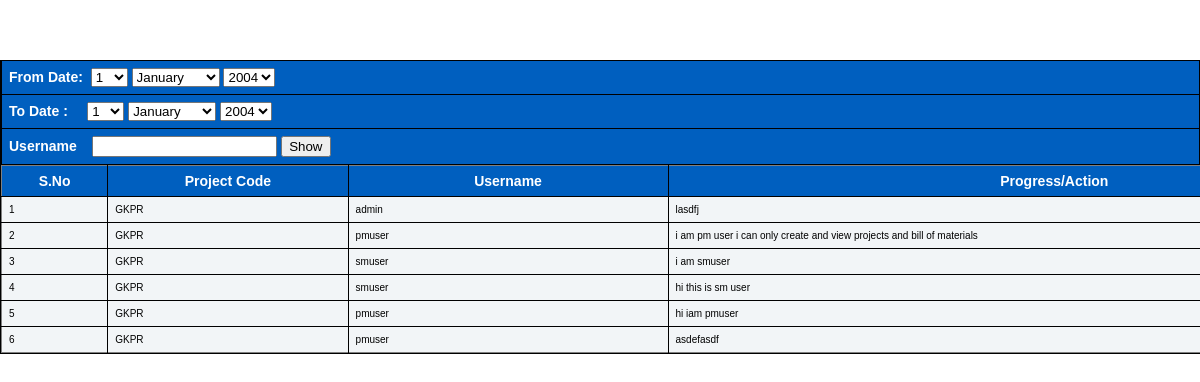
/usertrans.php?unm=1, run on the app's committed database.
### tables this page shows
CREATE TABLE IF NOT EXISTS `usertrans` (
  `trid` int(11) NOT NULL,
  `prid` varchar(18) NOT NULL,
  `uname` varchar(30) NOT NULL,
  `status` varchar(100) NOT NULL,
  `remark` varchar(100) NOT NULL,
  `date` date NOT NULL
);

### usertrans.php (the view, shortened to what this page needs)
<html>
<head>
</head>
<link href="css/style.css" rel="stylesheet" type="text/css" />
<link href="css/bomlist.css" rel="stylesheet" type="text/css" />
<body bgcolor="#f2f2f2">
					 <br/><br/><br/>
<div id="font15">
	<form name="form1" method="post" action="usertrans.php?show=1">
	<div class='CSSTableGenerator'>
		<table><tr><td>
	From Date: &nbsp;<select name="select3">
												  <option value="1">1</option><option value="2">2</option>
												</select>
										<select name="select1">
												  <option value="1">January</option>
												</select>
												<select name="select2">
											  <option value="2004">2004</option><option value="2005">2005</option>
											  </select>
											 </td></table>
											  <table border="0"><tr>
											 <td align="center" width="400" >  To  Date :&nbsp; &nbsp;&nbsp;
											  <select name="select4">
												  <option value="1">1</option><option value="2">2</option>
												</select>
										<select name="select5">
												  <option value="1">January</option>
												</select>
												 <select name="select6">
											  <option value="2004">2004</option><option value="2005">2005</option>
											  </select>
											  </td></tr></table>
											  	<table><tr><td>
													Username &nbsp;&nbsp;&nbsp;<input type="text" name="uname">
													<input type="submit" value="Show" name="button"></td>
													</tr></table>
											  		<?php
													if(isset($_GET["show"])==1) {
														$month = isset($_POST["select1"]) ? $_POST["select1"] : ' ';
														$year = isset($_POST["select2"]) ? $_POST["select2"] :' ';
														$sday = isset($_POST["select3"]) ? $_POST["select3"] :' ';
														$tomonth = isset($_POST["select5"]) ? $_POST["select5"] : ' ';
														$toyear = isset($_POST["select6"]) ? $_POST["select6"] :' ';
														$today = isset($_POST["select4"]) ? $_POST["select4"] :' ';
														$uname = isset($_POST["uname"]) ? $_POST["uname"] :' ';
													}else {
														$month = date("m");
														$year = date("Y");
														$sday = date("d");
														$today = date("d");
														$uname = " ";
													 }
				?>
<?php
														$date1 = $year."-".$month."-".$sday;
														$date2 = $year."-".$month."-".$today;
							echo "<table border='1' width='150%'><tr><td>S.No</td><td>Project Code</td><td>Username</td><td>Progress/Action</td><td>Date</td><td>Remarks</td></tr>";
						$sno = 0;
						if($uname==' '){
						$bomqry = mysql_query("select * from usertrans");
					}
					else {
						$bomqry = mysql_query("select * from usertrans where  date between '$date1' and '$date2' and uname='$uname'"); }
						while($getbomqry = mysql_fetch_array($bomqry)){
							$sno++;
							$user = isset($getbomqry["uname"])? $getbomqry["uname"] : '$uname' ;
							$status = isset($getbomqry["status"])? $getbomqry["status"] : '' ;
							$remark = isset($getbomqry["remark"])? $getbomqry["remark"] : '' ;
							$prid = isset($getbomqry["prid"])? $getbomqry["prid"] : '' ;
							$date = isset($getbomqry["date"])? $getbomqry["date"] : '' ;
							echo "<tr><td>".$sno."</td><td>".$prid."</td><td>".$user."</td><td>".$status."</td><td>".$date."</td><td>".$remark."</td></tr>";
						}
						?>
						</table></div></div>
</body>
</html>

### css/style.css (style rules this page uses)
html, body { margin : 0; padding : 0; }
body { color : #333; background :white ; width : 100%; font : 73% "lucida sans", "Trebuchet MS", Arial, Helvetica, Tahoma, sans-serif; }
#font15 { color:black; position:absolute; left:0px; top:60px; font-size:10px; }
form { float: right; margin-bottom: 20px; }

### css/bomlist.css (style rules this page uses)
.CSSTableGenerator { margin:0px;padding:0px; box-shadow: 0px 0px 0px #888888; border:1px solid #000000; -moz-border-radius-bottomleft:0px; -webkit-border-bottom-left-radius:0px; border-bottom-left-radius:0px; -moz-border-radius-bottomright:0px; -webkit-border-bottom-right-radius:0px; border-bottom-right-radius:0px; -moz-border-radius-topright:0px; -webkit-border-top-right-radius:0px; border-top-right-radius:0px; -moz-border-radius-topleft:0px; -webkit-border-top-left-radius:0px; border-top-left-radius:0px; }
.CSSTableGenerator table { border-collapse: collapse; border-spacing: 0; margin:0px;padding:0px; }
.CSSTableGenerator tr:last-child td:last-child { -moz-border-radius-bottomright:0px; -webkit-border-bottom-right-radius:0px; border-bottom-right-radius:0px; }
.CSSTableGenerator table tr:first-child td:first-child { -moz-border-radius-topleft:0px; -webkit-border-top-left-radius:0px; border-top-left-radius:0px; }
.CSSTableGenerator table tr:first-child td:last-child { -moz-border-radius-topright:0px; -webkit-border-top-right-radius:0px; border-top-right-radius:0px; }
.CSSTableGenerator tr:last-child td:first-child { -moz-border-radius-bottomleft:0px; -webkit-border-bottom-left-radius:0px; border-bottom-left-radius:0px; text-align:left; }
.CSSTableGenerator td:first-child { vertical-align:middle; background-color:#f2f5f7; border:1px solid #000000; border-width:0px 1px 1px 0px; text-align:left; padding:7px; font-size:10px; font-family:Arial; font-weight:normal; color:#000000; }
.CSSTableGenerator td { vertical-align:middle; background-color:#f2f5f7; border:1px solid #000000; border-width:0px 1px 1px 0px; text-align:center; width:1%; padding:7px; font-size:10px; font-family:Arial; font-weight:normal; color:#000000; }
.CSSTableGenerator tr:last-child td { border-width:0px 1px 0px 0px; }
.CSSTableGenerator tr td:last-child { border-width:0px 0px 1px 0px; }
.CSSTableGenerator tr:last-child td:last-child { border-width:0px 0px 0px 0px; }
.CSSTableGenerator tr:first-child td { background:-o-linear-gradient(bottom, #005fbf 5%, #005fbf 100%); background:-webkit-gradient( linear, left top, left bottom, color-stop(0.05, #005fbf), color-stop(1, #005fbf) ); background:-moz-linear-gradient( center top, #005fbf 5%, #005fbf 100% ); filter:progid:DXImageTransform.Microsoft.gradient(startColorstr="#005fbf", endColorstr="#005fbf"); background: -o-linear-gradient(top,#005fbf,005fbf); background-color:#005fbf; border:0px solid #000000; text-align:center; border-width:0px 0px 1px 1px; font-size:14px; font-family:Arial; font-weight:bold; color:#ffffff; }
.CSSTableGenerator tr:first-child td:first-child { border-width:0px 0px 1px 0px; }
.CSSTableGenerator tr:first-child td:last-child { border-width:0px 0px 1px 1px; }
.CSSTableGenerator td:nth-child(4) { vertical-align:middle; background-color:#f2f5f7; width:10%; border:1px solid #000000; border-width:0px 1px 1px 0px; text-align:left; padding:7px; font-size:10px; font-family:Arial; font-weight:normal; color:#000000; }
.CSSTableGenerator td:nth-child(2) { vertical-align:middle; background-color:#f2f5f7; width:3%; border:1px solid #000000; border-width:0px 1px 1px 0px; text-align:left; padding:7px; font-size:10px; font-family:Arial; font-weight:normal; color:#000000; }
.CSSTableGenerator td:nth-child(3) { vertical-align:middle; background-color:#f2f5f7; width:4%; border:1px solid #000000; border-width:0px 1px 1px 0px; text-align:left; padding:7px; font-size:10px; font-family:Arial; font-weight:normal; color:#000000; }

### usertrans.php (style rules this page uses)
body,td,th { font-family: Verdana; font-size: 12px; }

### data on the page
usertrans: prid "GKPR", uname "admin", status "lasdfj"
usertrans: prid "GKPR", uname "pmuser", status "i am pm user i can only create and view projects and bill of materials"
usertrans: prid "GKPR", uname "smuser", status "i am smuser"
usertrans: prid "GKPR", uname "smuser", status "hi this is sm user"
usertrans: prid "GKPR", uname "pmuser", status "hi iam pmuser"
usertrans: prid "GKPR", uname "pmuser", status "asdefasdf"
